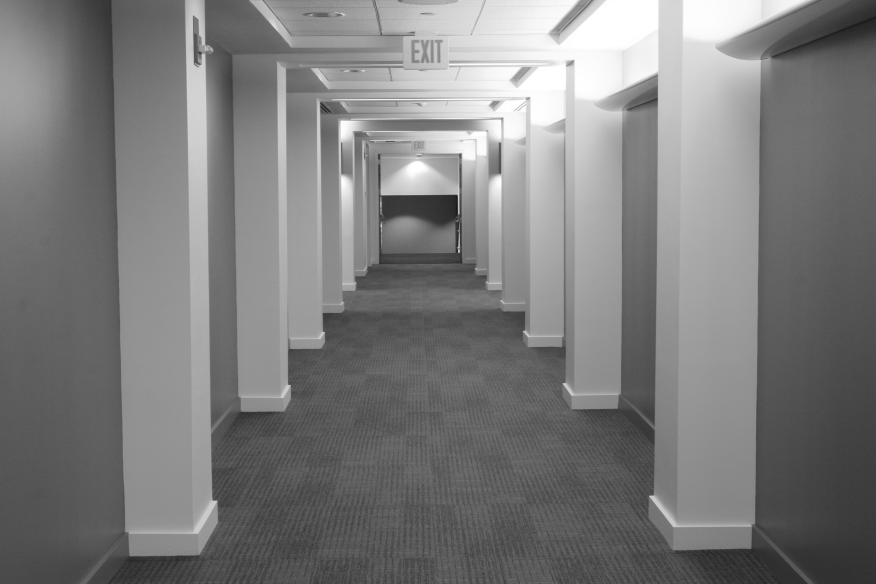
%> input picture Exercise 1/Pics/hallway.png, 1752 x 1168 px (shown at 1/2 size)
$ octave question6_1.m   (GNU Octave 9; MATLAB toolbox functions it lacks are replaced by stand-ins)
%> lines starting %> are read from the running program, lines starting %| are printed output that depends on the picture

% 1. Read image and convert to grayscale
I = imread('hallway.png');
%> I is the input picture: size 1168x1752 uint8; min 25, max 255, mean 124.3
if size(I,3)==3
    Igray = rgb2gray(I);
else
    Igray = I;
end
Igray = im2double(Igray);

%  Define Sobel masks
Sx = [ -1  0  1;
       -2  0  2;
       -1  0  1 ];
Sy = Sx';

%  Convolve to get gradient components
Gx = imfilter(Igray, Sx, 'replicate', 'conv');
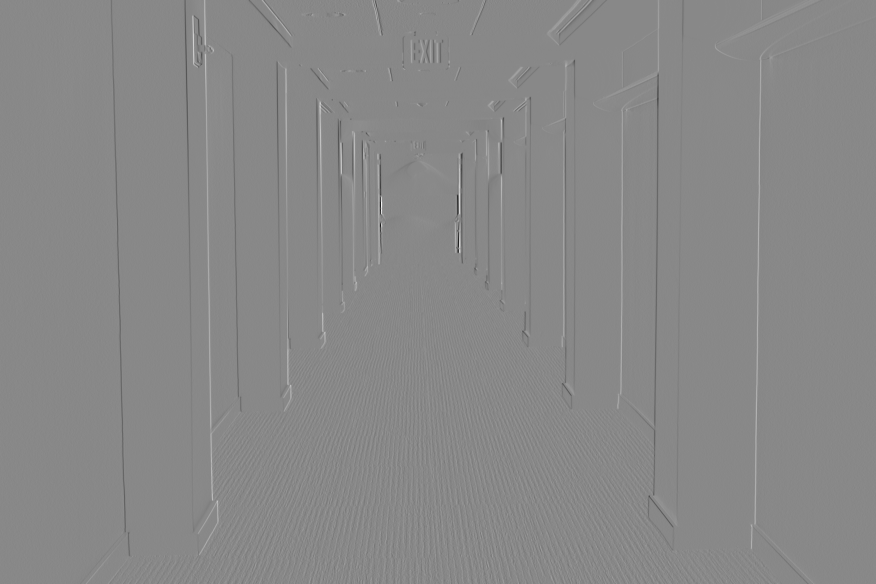
%> Gx: size 1168x1752 double (shown at 1/2 size); min -2.86, max 2.49, mean 0.000625; drawn with min black and max white
Gy = imfilter(Igray, Sy, 'replicate', 'conv');
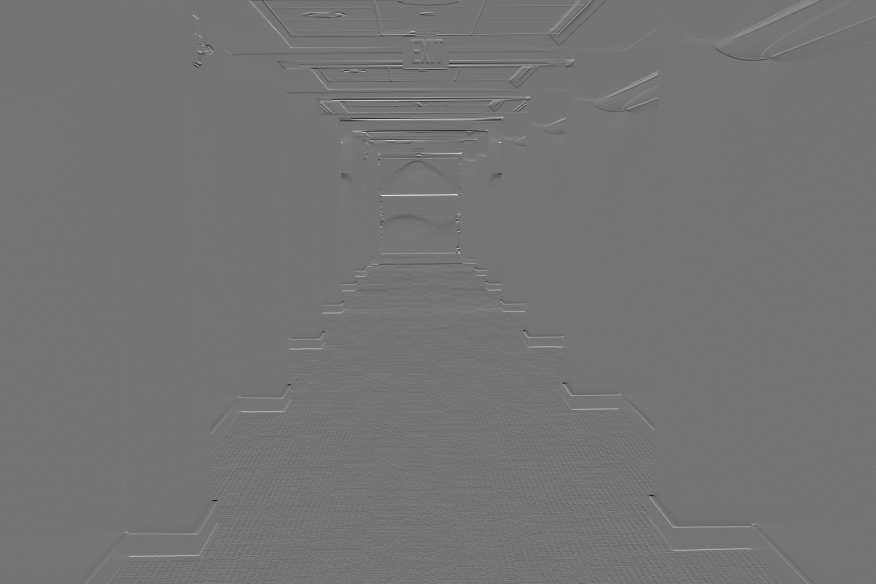
%> Gy: size 1168x1752 double (shown at 1/2 size); min -2.06, max 2.44, mean 0.00246; drawn with min black and max white

%  Compute gradient magnitude
Gmag = sqrt(Gx.^2 + Gy.^2);
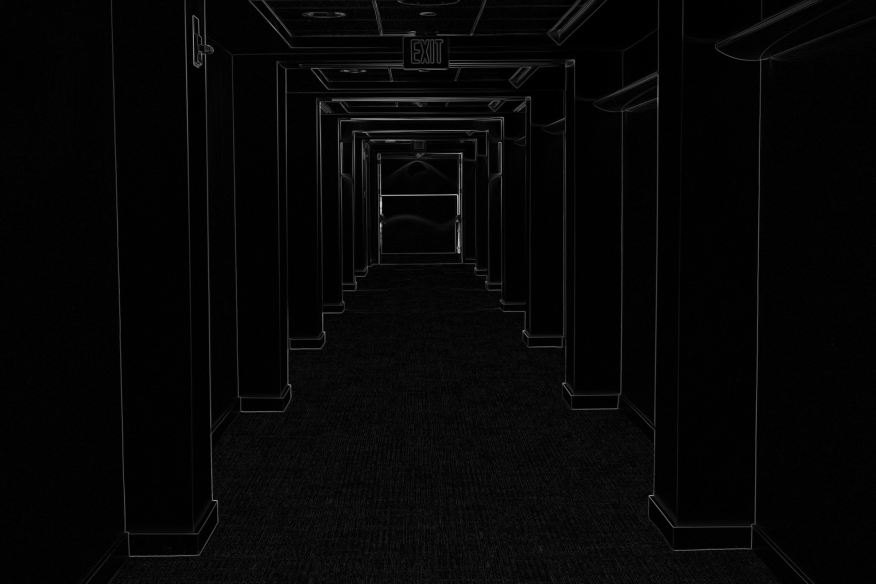
%> Gmag: size 1168x1752 double (shown at 1/2 size); min 0, max 2.86, mean 0.0696; drawn with min black and max white


figure('Name','Sobel Edge Detection','NumberTitle','off','Position',[100 100 900 300])
subplot(1,3,1)
imshow(Gx,[])
title('G_x (horizontal edges)')

subplot(1,3,2)
imshow(Gy,[])
title('G_y (vertical edges)')

subplot(1,3,3)
imshow(Gmag,[])
title('|\nabla I| (edge strength)')
colormap(gca,'gray')

$ run again, with Exercise 1/Pics/board.png copied over Exercise 1/Pics/hallway.png
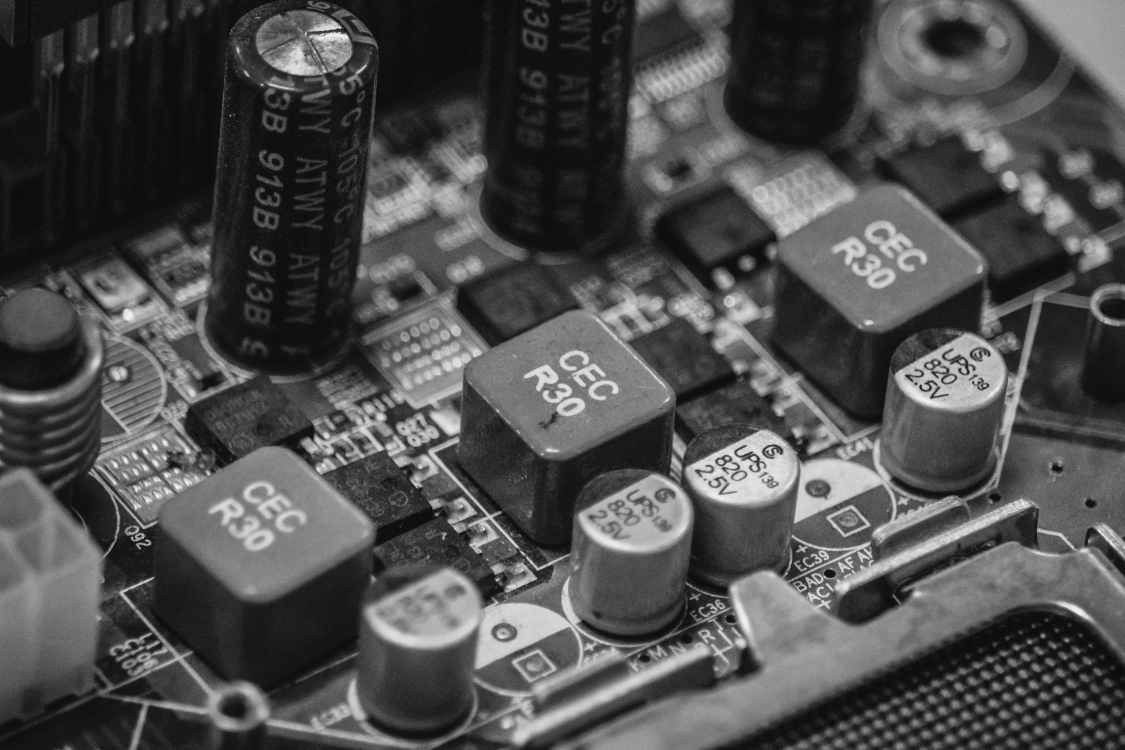
%> input picture Exercise 1/Pics/board.png, 2250 x 1500 px (shown at 1/2 size)
%> I is the input picture: size 1500x2250 uint8; min 2, max 254, mean 77.4
%> `Gmag = sqrt(Gx.^2 + Gy.^2);`:
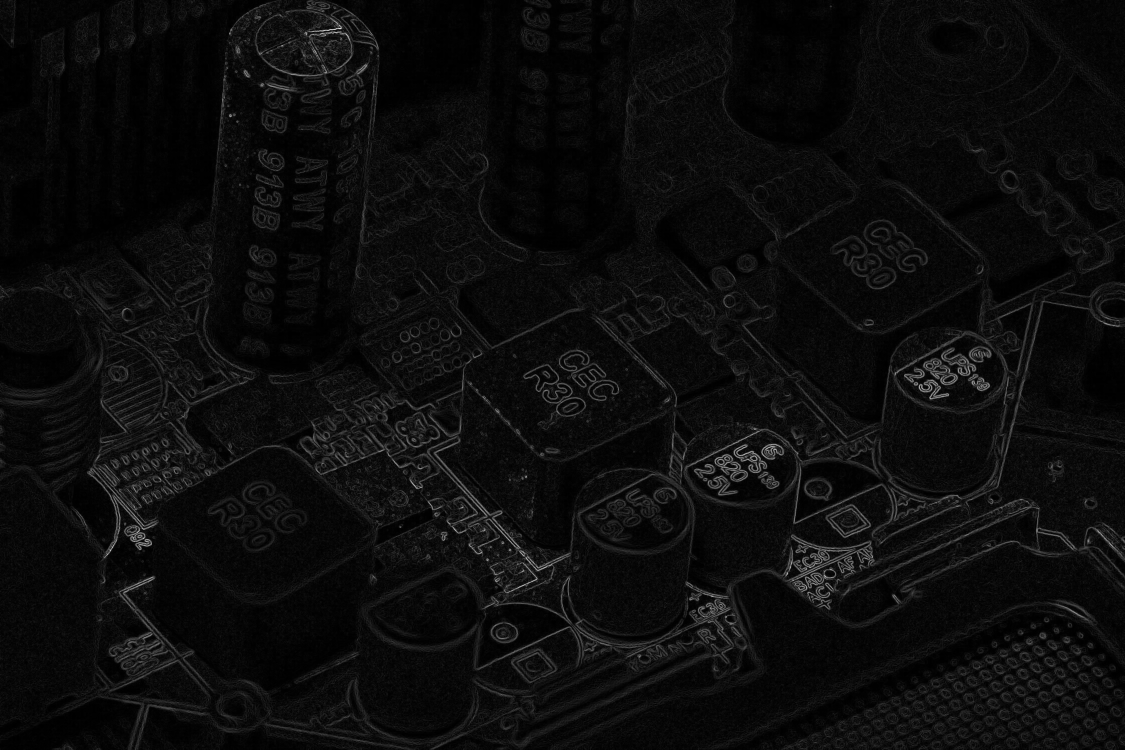
%> Gmag: size 1500x2250 double (shown at 1/2 size); min 0, max 2.91, mean 0.145; drawn with min black and max white
%> `colormap(gca,'gray')`:
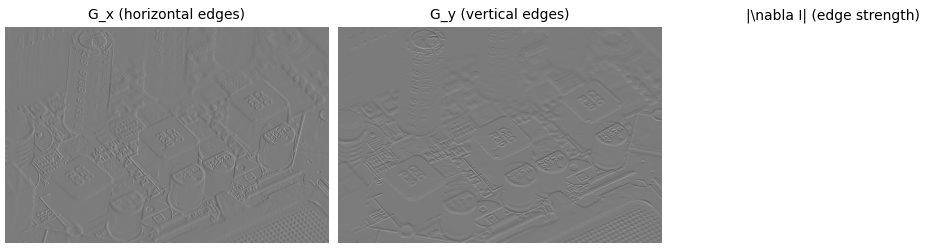
%> figure redrawn from the program's plot data, 3 panels
